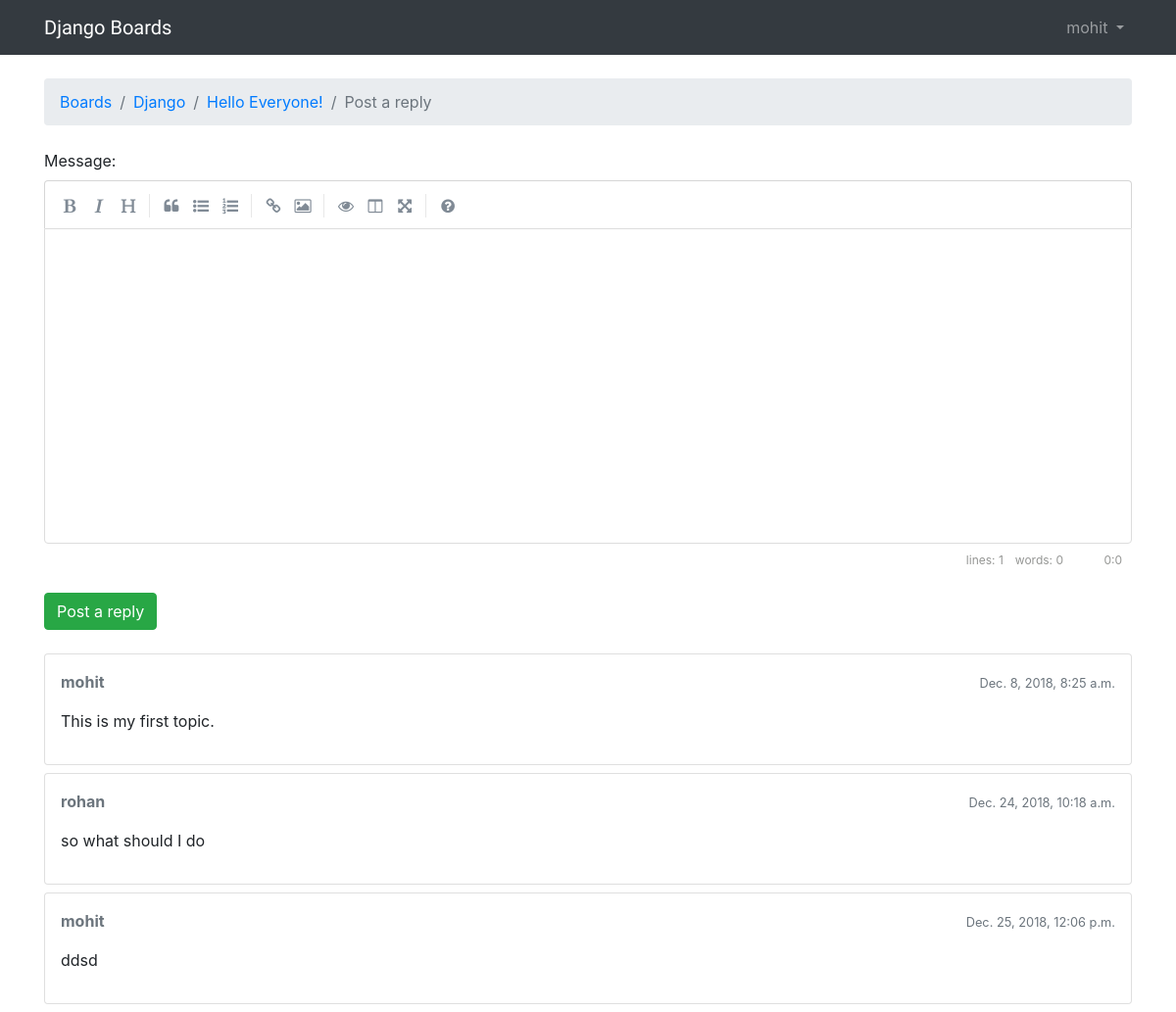
Screenshot of /boards/1/topics/2/reply/ (signed in) with the database file from the repository.
### boards/models.py (models this page shows, shortened)
class Topic(models.Model):
    subject = models.CharField(max_length=255)
    last_updated = models.DateTimeField(auto_now_add=True)
    board = models.ForeignKey(Board, on_delete=models.CASCADE, related_name='topics')
    starter = models.ForeignKey(User, on_delete=models.CASCADE, related_name='topics')
    views = models.PositiveIntegerField(default=0)

class Board(models.Model):
    name = models.CharField(max_length=30, unique=True)
    description = models.CharField(max_length=100)

class Post(models.Model):
    message = models.TextField(max_length=4000)
    topic = models.ForeignKey(Topic, on_delete=models.CASCADE, related_name='posts')
    created_at = models.DateTimeField(auto_now_add=True)
    updated_at = models.DateTimeField(null=True)
    created_by = models.ForeignKey(User, on_delete=models.CASCADE, related_name='posts')
    updated_by = models.ForeignKey(User, null=True, on_delete=models.CASCADE, related_name='+')
    def get_message_as_markdown(self):
        return mark_safe(markdown(self.message, safe_mode='escape'))

### boards/views.py (the view)
# urls.py: url(r'^boards/(?P<pk>\d+)/topics/(?P<topic_pk>\d+)/reply/$', views.reply_topic, name='reply_topic'),
@login_required
def reply_topic(request, pk, topic_pk):
    topic = get_object_or_404(Topic, board__pk=pk, pk=topic_pk)
    if request.method == 'POST':
        form = PostForm(request.POST)
        if form.is_valid():
            post = form.save(commit=False)
            post.topic = topic
            post.created_by = request.user
            post.save()
            return redirect('topic_posts', pk=pk, topic_pk=topic_pk)
    else:
        form = PostForm()
    return render(request, 'reply_topic.html', {'topic': topic, 'form': form})

### boards/templatetags/form_tags.py (called while the page is built)
@register.filter
def input_class(bound_field):
    css_class = ''
    if bound_field.form.is_bound:
        if bound_field.errors:
            css_class = 'is-invalid'
        elif field_type(bound_field) != 'PasswordInput':
            css_class = 'is-valid'
    return 'form-control {}'.format(css_class)

### templates/reply_topic.html (shortened to what this page needs)
{% extends 'base.html' %}
{% load static %}
{% block stylesheet %}
  <link rel="stylesheet" href="{% static 'css/simplemade.min.css' %}">
{% endblock %}
{% block breadcrumb %}
  <li class="breadcrumb-item"><a href="{% url 'home' %}">Boards</a></li>
  <li class="breadcrumb-item"><a href="{% url 'board_topics' topic.board.pk %}">{{ topic.board.name }}</a></li>
  <li class="breadcrumb-item"><a href="{% url 'topic_posts' topic.board.pk topic.pk %}">{{ topic.subject }}</a></li>
  <li class="breadcrumb-item active">Post a reply</li>
{% endblock %}
{% block content %}
  <form method="post" class="mb-4">
    {% include 'includes/form.html' %}
    <button type="submit" class="btn btn-success">Post a reply</button>
  </form>
  {% for post in topic.posts.all %}
    <div class="card mb-2">
      <div class="card-body p-3">
        <div class="row mb-3">
          <div class="col-6">
            <strong class="text-muted">{{ post.created_by.username }}</strong>
          </div>
          <div class="col-6 text-right">
            <small class="text-muted">{{ post.created_at }}</small>
          </div>
        </div>
        {{ post.get_message_as_markdown }}
      </div>
    </div>
  {% endfor %}
{% endblock %}

### templates/base.html (shortened to what this page needs)
{% load static %}<!DOCTYPE html>
<html>
  <head>
    <link rel="stylesheet" href="{% static 'css/bootstrap.min.css' %}">
    <link rel="stylesheet" href="{% static 'css/app.css' %}">
    {% block stylesheet %}{% endblock %}
  </head>
  <body>
    {% block body %}
    <nav class="navbar navbar-expand-sm navbar-dark bg-dark">
      <div class="container">
        <a class="navbar-brand" href="{% url 'home' %}">Django Boards</a>
        <div class="collapse navbar-collapse" id="mainMenu">
          {% if user.is_authenticated %}
            <ul class="navbar-nav ml-auto">
              <li class="nav-item dropdown">
                <a class="nav-link dropdown-toggle" href="#" id="userMenu" data-toggle="dropdown" aria-haspopup="true" aria-expanded="false">
                  {{ user.username }}
                </a>
              </li>
            </ul>
          {% else %}
            <form class="form-inline ml-auto">
              <a href="{% url 'login' %}" class="btn btn-outline-secondary">Log in</a>
              <a href="{% url 'signup' %}" class="btn btn-primary ml-2">Sign up</a>
            </form>
          {% endif %}
        </div>
      </div>
   </nav>
      <div class="container">
        <ol class="breadcrumb my-4">
          {% block breadcrumb %}
          {% endblock %}
        </ol>
        {% block content %}
        {% endblock %}
      </div>
    {% endblock body %}
  </body>
</html>

### static/css/app.css (style rules this page uses)
.navbar-brand { font-family: 'Peralta', cursive; }

### rows the page displays
Topic: board.name "Django", subject "Hello Everyone!"
Post: created_by.username "mohit", created_at "Dec. 8, 2018, 8:25 a.m.", get_message_as_markdown "This is my first topic."
Post: created_by.username "rohan", created_at "Dec. 24, 2018, 10:18 a.m.", get_message_as_markdown "so what should I do"
Post: created_by.username "mohit", created_at "Dec. 25, 2018, 12:06 p.m.", get_message_as_markdown "ddsd"

### other values shown
{{ user.username }} "mohit"
{{ field.label_tag }} "Message:"
